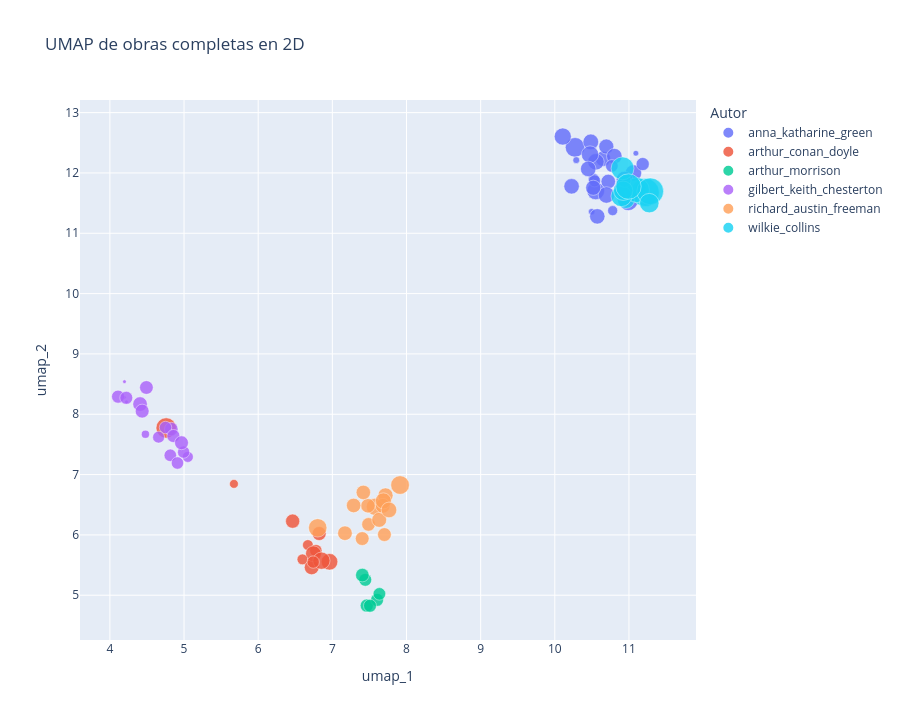

Source (notebook cell):
### Code cell
fig_umap_2 = plot_projection(work_proj, "umap_1", "umap_2", "UMAP de obras completas en 2D")

### Figure 1 — Plotly figure (JSON) as saved in the notebook; plotly's stock layout.template omitted (floating-point values rounded to 4 significant figures; data arrays with more than 128 entries replaced by an {"elided": "..."} marker saying what was removed)
{"data": [{"customdata": {"elided": "34x4 mixed values"}, "hovertemplate": "author=%{customdata[0]}<br>umap_1=%{x}<br>umap_2=%{y}<br>token_count=%{customdata[3]}<br>work=%{customdata[1]}<br>n_chunks=%{customdata[2]}<extra></extra>", "legendgroup": "anna_katharine_green", "marker": {"color": "#636efa", "line": {"width": 0.5}, "opacity": 0.82, "size": [20324, 10596, 150714, 70914, 125032, 169838, 112974, 127687, 67660, 205324, 120419, 129894, 144881, 131755, 144883, 145048, 84650, 78391, 22759, 122782, 87321, 126729, 156400, 160042, 103011, 94264, 128542, 54311, 145838, 196418, 92188, 17322, 53855, 25160], "sizemode": "area", "sizeref": 1071.0, "symbol": "circle"}, "mode": "markers", "name": "anna_katharine_green", "orientation": "v", "showlegend": true, "type": "scatter", "x": [10.97, 10.53, 10.91, 10.9, 10.65, 10.55, 10.72, 10.23, 10.53, 10.27, 10.69, 10.8, 10.7, 10.49, 11.06, 10.55, 10.77, 10.54, 10.5, 10.52, 10.9, 10.57, 10.11, 10.48, 10.94, 11.26, 10.45, 11.16, 10.94, 10.99, 11.19, 11.09, 10.78, 10.29], "xaxis": "x", "y": [11.87, 11.85, 11.73, 11.82, 12.24, 11.7, 11.86, 11.78, 11.9, 12.42, 12.44, 12.28, 11.63, 12.51, 12.0, 12.19, 12.12, 11.87, 11.36, 11.75, 11.72, 11.28, 12.6, 12.31, 11.64, 11.56, 12.07, 11.76, 11.89, 11.53, 12.15, 12.33, 11.38, 12.21], "yaxis": "y"}, {"customdata": [["arthur_conan_doyle", "acd-a_study_in_scarlet", 52, 61648], ["arthur_conan_doyle", "acd-tales_of_terror_and_mystery", 87, 103987], ["arthur_conan_doyle", "acd-the_adventures_of_sherlock_holmes", 123, 147205], ["arthur_conan_doyle", "acd-the_case_book_of_sherlock_holmes", 98, 116883], ["arthur_conan_doyle", "acd-the_hound_of_the_baskervilles", 69, 82207], ["arthur_conan_doyle", "acd-the_lost_world", 90, 107213], ["arthur_conan_doyle", "acd-the_memoirs_of_sherlock_holmes", 112, 133504], ["arthur_conan_doyle", "acd-the_poison_belt", 35, 41392], ["arthur_conan_doyle", "acd-the_return_of_sherlock_holmes", 133, 158904], ["arthur_conan_doyle", "acd-the_sign_of_the_four", 52, 61686], ["arthur_conan_doyle", "acd-the_valley_of_fear", 69, 82212], ["arthur_conan_doyle", "acd-the_white_company", 185, 221502]], "hovertemplate": "author=%{customdata[0]}<br>umap_1=%{x}<br>umap_2=%{y}<br>token_count=%{customdata[3]}<br>work=%{customdata[1]}<br>n_chunks=%{customdata[2]}<extra></extra>", "legendgroup": "arthur_conan_doyle", "marker": {"color": "#EF553B", "line": {"width": 0.5}, "opacity": 0.82, "size": [61648, 103987, 147205, 116883, 82207, 107213, 133504, 41392, 158904, 61686, 82212, 221502], "sizemode": "area", "sizeref": 1071.0, "symbol": "circle"}, "mode": "markers", "name": "arthur_conan_doyle", "orientation": "v", "showlegend": true, "type": "scatter", "x": [6.67, 6.822, 6.962, 6.721, 6.778, 6.465, 6.745, 5.673, 6.853, 6.597, 6.742, 4.759], "xaxis": "x", "y": [5.832, 6.023, 5.554, 5.463, 5.739, 6.228, 5.688, 6.846, 5.573, 5.595, 5.55, 7.772], "yaxis": "y"}, {"customdata": [["arthur_morrison", "am-adventures_of_martin_hewitt", 76, 90809], ["arthur_morrison", "am-chronicles_of_martin_hewitt", 74, 88663], ["arthur_morrison", "am-martin_hewitt_investigator", 71, 84253], ["arthur_morrison", "am-the_dorrington_deed_box", 73, 87419], ["arthur_morrison", "am-the_hole_in_the_wall", 82, 98243], ["arthur_morrison", "am-the_red_triangle", 75, 89863]], "hovertemplate": "author=%{customdata[0]}<br>umap_1=%{x}<br>umap_2=%{y}<br>token_count=%{customdata[3]}<br>work=%{customdata[1]}<br>n_chunks=%{customdata[2]}<extra></extra>", "legendgroup": "arthur_morrison", "marker": {"color": "#00cc96", "line": {"width": 0.5}, "opacity": 0.82, "size": [90809, 88663, 84253, 87419, 98243, 89863], "sizemode": "area", "sizeref": 1071.0, "symbol": "circle"}, "mode": "markers", "name": "arthur_morrison", "orientation": "v", "showlegend": true, "type": "scatter", "x": [7.464, 7.604, 7.635, 7.444, 7.405, 7.507], "xaxis": "x", "y": [4.829, 4.923, 5.023, 5.255, 5.334, 4.826], "yaxis": "y"}, {"customdata": [["gilbert_keith_chesterton", "gkc-four_faultless_felons", 83, 98815], ["gilbert_keith_chesterton", "gkc-manalive", 70, 83668], ["gilbert_keith_chesterton", "gkc-the_club_of_queer_trades", 54, 64320], ["gilbert_keith_chesterton", "gkc-the_donnington_affair", 6, 6938], ["gilbert_keith_chesterton", "gkc-the_incredulity_of_father_brown", 84, 100046], ["gilbert_keith_chesterton", "gkc-the_innocence_of_father_brown", 95, 113603], ["gilbert_keith_chesterton", "gkc-the_man_who_knew_too_much", 70, 83148], ["gilbert_keith_chesterton", "gkc-the_man_who_was_thursday", 69, 82108], ["gilbert_keith_chesterton", "gkc-the_mask_of_midas", 7, 8142], ["gilbert_keith_chesterton", "gkc-the_napoleon_of_notting_hill", 67, 79651], ["gilbert_keith_chesterton", "gkc-the_paradoxes_of_mr_pond", 64, 75998], ["gilbert_keith_chesterton", "gkc-the_poet_and_the_lunatics", 76, 91078], ["gilbert_keith_chesterton", "gkc-the_return_of_don_quixote", 86, 102560], ["gilbert_keith_chesterton", "gkc-the_scandal_of_father_brown", 76, 90495], ["gilbert_keith_chesterton", "gkc-the_secret_of_father_brown", 75, 89399], ["gilbert_keith_chesterton", "gkc-the_trees_of_pride", 30, 35388], ["gilbert_keith_chesterton", "gkc-the_white_pillars_murder", 7, 7523], ["gilbert_keith_chesterton", "gkc-the_wisdom_of_father_brown", 86, 102992]], "hovertemplate": "author=%{customdata[0]}<br>umap_1=%{x}<br>umap_2=%{y}<br>token_count=%{customdata[3]}<br>work=%{customdata[1]}<br>n_chunks=%{customdata[2]}<extra></extra>", "legendgroup": "gilbert_keith_chesterton", "marker": {"color": "#ab63fa", "line": {"width": 0.5}, "opacity": 0.82, "size": [98815, 83668, 64320, 6938, 100046, 113603, 83148, 82108, 8142, 79651, 75998, 91078, 102560, 90495, 89399, 35388, 7523, 102992], "sizemode": "area", "sizeref": 1071.0, "symbol": "circle"}, "mode": "markers", "name": "gilbert_keith_chesterton", "orientation": "v", "showlegend": true, "type": "scatter", "x": [4.828, 4.815, 5.051, 4.195, 4.492, 4.407, 4.75, 4.911, 4.224, 4.994, 4.657, 4.856, 4.966, 4.11, 4.221, 4.479, 4.197, 4.435], "xaxis": "x", "y": [7.754, 7.32, 7.293, 8.28, 8.444, 8.169, 7.78, 7.192, 8.204, 7.372, 7.62, 7.64, 7.527, 8.292, 8.272, 7.668, 8.54, 8.052], "yaxis": "y"}, {"customdata": [["richard_austin_freeman", "raf-a_silent_witness", 129, 154415], ["richard_austin_freeman", "raf-as_a_thief_in_the_night", 102, 122310], ["richard_austin_freeman", "raf-dr_thorndykes_casebook", 82, 98176], ["richard_austin_freeman", "raf-helen_vardons_confession", 155, 185686], ["richard_austin_freeman", "raf-john_thorndykes_cases", 99, 117811], ["richard_austin_freeman", "raf-the_darblay_mystery", 98, 116793], ["richard_austin_freeman", "raf-the_exploits_of_danby_croke", 95, 113456], ["richard_austin_freeman", "raf-the_eye_of_osiris", 115, 137615], ["richard_austin_freeman", "raf-the_golden_pool", 152, 181809], ["richard_austin_freeman", "raf-the_magic_casket", 93, 111290], ["richard_austin_freeman", "raf-the_mystery_of_31_new_inn", 93, 111032], ["richard_austin_freeman", "raf-the_mystery_of_angelina_frood", 109, 130588], ["richard_austin_freeman", "raf-the_red_thumb_mark", 85, 101554], ["richard_austin_freeman", "raf-the_shadow_of_the_wolf", 94, 112154], ["richard_austin_freeman", "raf-the_singing_bone", 85, 101846]], "hovertemplate": "author=%{customdata[0]}<br>umap_1=%{x}<br>umap_2=%{y}<br>token_count=%{customdata[3]}<br>work=%{customdata[1]}<br>n_chunks=%{customdata[2]}<extra></extra>", "legendgroup": "richard_austin_freeman", "marker": {"color": "#FFA15A", "line": {"width": 0.5}, "opacity": 0.82, "size": [154415, 122310, 98176, 185686, 117811, 116793, 113456, 137615, 181809, 111290, 111032, 130588, 101554, 112154, 101846], "sizemode": "area", "sizeref": 1071.0, "symbol": "circle"}, "mode": "markers", "name": "richard_austin_freeman", "orientation": "v", "showlegend": true, "type": "scatter", "x": [7.572, 7.717, 7.488, 7.913, 7.632, 7.68, 7.17, 7.688, 6.803, 7.481, 7.418, 7.764, 7.702, 7.287, 7.403], "xaxis": "x", "y": [6.465, 6.654, 6.174, 6.827, 6.249, 6.482, 6.028, 6.564, 6.117, 6.483, 6.704, 6.414, 6.005, 6.488, 5.939], "yaxis": "y"}, {"customdata": [["wilkie_collins", "wc-armadale", 358, 428530], ["wilkie_collins", "wc-basil", 136, 162758], ["wilkie_collins", "wc-man_and_wife", 279, 333814], ["wilkie_collins", "wc-no_name", 321, 384804], ["wilkie_collins", "wc-poor_miss_finch", 196, 234846], ["wilkie_collins", "wc-the_dead_secret", 169, 202248], ["wilkie_collins", "wc-the_haunted_hotel", 75, 89308], ["wilkie_collins", "wc-the_law_and_the_lady", 167, 200164], ["wilkie_collins", "wc-the_moonstone", 234, 280378], ["wilkie_collins", "wc-the_woman_in_white", 290, 347110]], "hovertemplate": "author=%{customdata[0]}<br>umap_1=%{x}<br>umap_2=%{y}<br>token_count=%{customdata[3]}<br>work=%{customdata[1]}<br>n_chunks=%{customdata[2]}<extra></extra>", "legendgroup": "wilkie_collins", "marker": {"color": "#19d3f3", "line": {"width": 0.5}, "opacity": 0.82, "size": [428530, 162758, 333814, 384804, 234846, 202248, 89308, 200164, 280378, 347110], "sizemode": "area", "sizeref": 1071.0, "symbol": "circle"}, "mode": "markers", "name": "wilkie_collins", "orientation": "v", "showlegend": true, "type": "scatter", "x": [11.22, 10.96, 11.11, 11.29, 10.9, 11.27, 10.94, 10.92, 10.91, 10.99], "xaxis": "x", "y": [11.68, 11.56, 11.72, 11.7, 11.62, 11.5, 11.87, 11.71, 12.08, 11.77], "yaxis": "y"}], "layout": {"height": 720, "legend": {"itemsizing": "constant", "title": {"text": "Autor"}, "tracegroupgap": 0}, "title": {"text": "UMAP de obras completas en 2D"}, "xaxis": {"anchor": "y", "domain": [0, 1], "title": {"text": "umap_1"}}, "yaxis": {"anchor": "x", "domain": [0, 1], "title": {"text": "umap_2"}}}}
